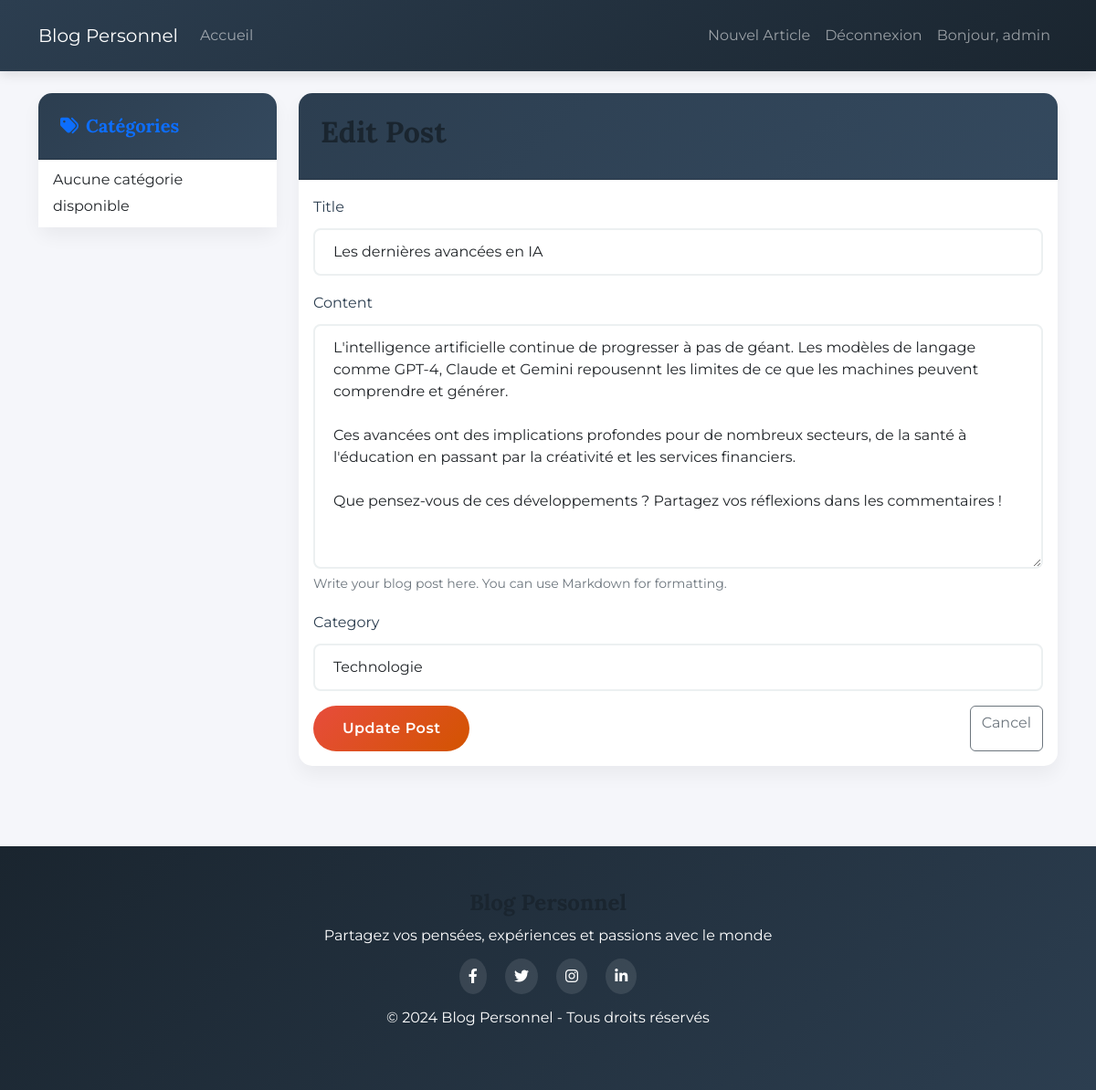
Page /post/2/update/ (signed in) on the committed database.
### blog/models.py (models this page shows, shortened)
class Post(models.Model):
    title = models.CharField(max_length=200)
    content = models.TextField()
    date_posted = models.DateTimeField(default=timezone.now)
    author = models.ForeignKey(User, on_delete=models.CASCADE)
    category = models.ForeignKey(Category, on_delete=models.SET_NULL, null=True, blank=True)
    views = models.PositiveIntegerField(default=0)

### blog/views.py (the view, shortened to what this page needs)
# urls.py: path('post/<int:pk>/update/', PostUpdateView.as_view(), name='post-update'),
class PostUpdateView(LoginRequiredMixin, UserPassesTestMixin, UpdateView):
    model = Post
    form_class = PostForm
    template_name = 'blog/post_form.html'
    def test_func(self):
        post = self.get_object()
        return self.request.user == post.author

### blog/forms.py
class PostForm(forms.ModelForm):
    class Meta:
        model = Post
        fields = ['title', 'content', 'category']
        widgets = {
            'title': forms.TextInput(attrs={'class': 'form-control'}),
            'content': forms.Textarea(attrs={'class': 'form-control'}),
            'category': forms.Select(attrs={'class': 'form-control'}),
        }

### blog/models.py (called while the page is built)
    def __str__(self):
        return self.name

### templates/blog/post_form.html (shortened to what this page needs)
{% extends 'blog/base.html' %}
{% block content %}
    <div class="card mb-4">
        <div class="card-header bg-light">
            <h2>{% if form.instance.id %}Edit Post{% else %}Create New Post{% endif %}</h2>
        </div>
        <div class="card-body">
            <form method="POST">
                <div class="mb-3">
                    <label for="{{ form.title.id_for_label }}" class="form-label">Title</label>
                    {{ form.title }}
                </div>
                <div class="mb-3">
                    <label for="{{ form.content.id_for_label }}" class="form-label">Content</label>
                    {{ form.content }}
                    <div class="form-text">Write your blog post here. You can use Markdown for formatting.</div>
                </div>
                <div class="mb-3">
                    <label for="{{ form.category.id_for_label }}" class="form-label">Category</label>
                    {{ form.category }}
                </div>
                <div class="d-flex justify-content-between">
                    <button type="submit" class="btn btn-primary">
                        {% if form.instance.id %}Update{% else %}Create{% endif %} Post
                    </button>
                    <a href="{% url 'blog-home' %}" class="btn btn-outline-secondary">Cancel</a>
                </div>
            </form>
        </div>
    </div>
{% endblock %}

### templates/blog/base.html (shortened to what this page needs)
<!DOCTYPE html>
<html lang="fr">
<head>
    <link href="https://cdn.jsdelivr.net/npm/bootstrap@5.2.3/dist/css/bootstrap.min.css" rel="stylesheet">
    <link rel="stylesheet" href="https://cdnjs.cloudflare.com/ajax/libs/font-awesome/6.0.0/css/all.min.css">
    <link rel="stylesheet" href="https://cdnjs.cloudflare.com/ajax/libs/animate.css/4.1.1/animate.min.css">
</head>
<body>
    <nav class="navbar navbar-expand-lg navbar-dark mb-4 animate-fade-in">
        <div class="container">
            <a class="navbar-brand" href="{% url 'blog-home' %}">Blog Personnel</a>
            <div class="collapse navbar-collapse" id="navbarNav">
                <ul class="navbar-nav me-auto">
                    <li class="nav-item">
                        <a class="nav-link" href="{% url 'blog-home' %}">Accueil</a>
                    </li>
                </ul>
                <ul class="navbar-nav">
                    {% if user.is_authenticated %}
                        <li class="nav-item">
                            <a class="nav-link" href="{% url 'post-create' %}">Nouvel Article</a>
                        </li>
                        <li class="nav-item">
                            <a class="nav-link" href="{% url 'logout' %}">Déconnexion</a>
                        </li>
                        <li class="nav-item">
                            <span class="nav-link">Bonjour, {{ user.username }}</span>
                        </li>
                    {% endif %}
                </ul>
            </div>
        </div>
    </nav>
    <div class="container">
        <div class="row">
            <div class="col-md-3">
                <div class="sidebar animate-fade-in">
                    <div class="card">
                        <div class="card-header">
                            <h5 class="mb-0 text-primary">
                                <i class="fas fa-tags me-2"></i>Catégories
                            </h5>
                        </div>
                        <div class="card-body p-0">
                            <ul class="list-group list-group-flush">
                                {% for category in categories %}
                                    <li class="list-group-item">
                                        <a href="{% url 'category-detail' category.id %}"
                                           class="text-decoration-none text-primary d-flex align-items-center">
                                            <i class="fas fa-tag me-2"></i>
                                            <span>{{ category.name }}</span>
                                        </a>
                                    </li>
                                {% empty %}
                                    <li class="list-group-item">Aucune catégorie disponible</li>
                                {% endfor %}
                            </ul>
                        </div>
                    </div>
                </div>
            </div>
            <div class="col-md-9">
                <div class="animate-slide-up">
                    {% block content %}{% endblock %}
                </div>
            </div>
        </div>
    </div>
    <footer class="text-center animate-fade-in">
        <div class="container">
            <div class="row">
                <div class="col-md-12">
                    <h4>Blog Personnel</h4>
                    <p class="mb-0">Partagez vos pensées, expériences et passions avec le monde</p>
                    <div class="social-icons mt-3 mb-3">
                        <a href="#" class="text-white mx-2"><i class="fab fa-facebook-f"></i></a>
                        <a href="#" class="text-white mx-2"><i class="fab fa-twitter"></i></a>
                        <a href="#" class="text-white mx-2"><i class="fab fa-instagram"></i></a>
                        <a href="#" class="text-white mx-2"><i class="fab fa-linkedin-in"></i></a>
                    </div>
                    <p class="mt-3">&copy; 2024 Blog Personnel - Tous droits réservés</p>
                </div>
            </div>
        </div>
    </footer>
</body>
</html>

### templates/blog/base.html (style rules this page uses)
:root { --primary-color: #2C3E50; --primary-light: #34495E; --primary-dark: #1A252F; --accent-color: #E74C3C; --text-color: #2C3E50; --light-bg: #F5F6FA; --dark-bg: #2C3E50; --gray-light: #ECF0F1; --gray-dark: #34495E; }
body { background-color: var(--light-bg); font-family: 'Montserrat', sans-serif; color: var(--text-color); transition: all 0.3s ease; position: relative; line-height: 1.8; }
h1, h2, h3, h4, h5, h6 { font-family: 'Lora', serif; font-weight: 700; color: var(--primary-dark); }
.navbar { background: linear-gradient(135deg, var(--primary-color), var(--primary-dark)) !important; box-shadow: 0 4px 12px rgba(0, 0, 0, 0.1); padding: 1rem; }
.card { border: none; border-radius: 15px; box-shadow: 0 10px 20px rgba(0, 0, 0, 0.05); transition: all 0.4s ease; background: white; }
.card-header { border-radius: 15px 15px 0 0 !important; background: linear-gradient(135deg, var(--primary-color), var(--primary-light)); color: white; padding: 1.5rem; }
.btn-primary { background: linear-gradient(135deg, var(--accent-color), #D35400); border: none; padding: 0.8rem 2rem; border-radius: 30px; font-weight: 600; letter-spacing: 0.5px; }
.form-control { border-radius: 8px; padding: 12px 20px; border: 2px solid var(--gray-light); transition: all 0.3s ease; }
footer { background: linear-gradient(135deg, var(--primary-dark), var(--primary-color)); color: white; padding: 3rem 0; margin-top: 4rem; }
.social-icons a { background: rgba(255, 255, 255, 0.1); padding: 10px; border-radius: 50%; margin: 0 10px; transition: all 0.3s ease; }
.animate-fade-in { animation: fadeIn 0.8s cubic-bezier(0.4, 0, 0.2, 1); }
.animate-slide-up { animation: slideUp 1s cubic-bezier(0.4, 0, 0.2, 1); }

### rows in the picture
Post: title "Les dernières avancées en IA", content "L'intelligence artificielle continue de progresser à pas de géant. Les modèles de langage comme GPT-4, Claude et Gemini repousennt les limites de ce que les machines peuvent comprendre et générer. Ces avancées ont des implications profondes pour de nombreux secteurs, de la santé à l'éducation en passant par la créativité et les services financiers. Que pensez-vous de ces développements ? Partagez vos réflexions dans les commentaires !", category "Technologie"

### other values in the picture
{{ user.username }} "admin"
